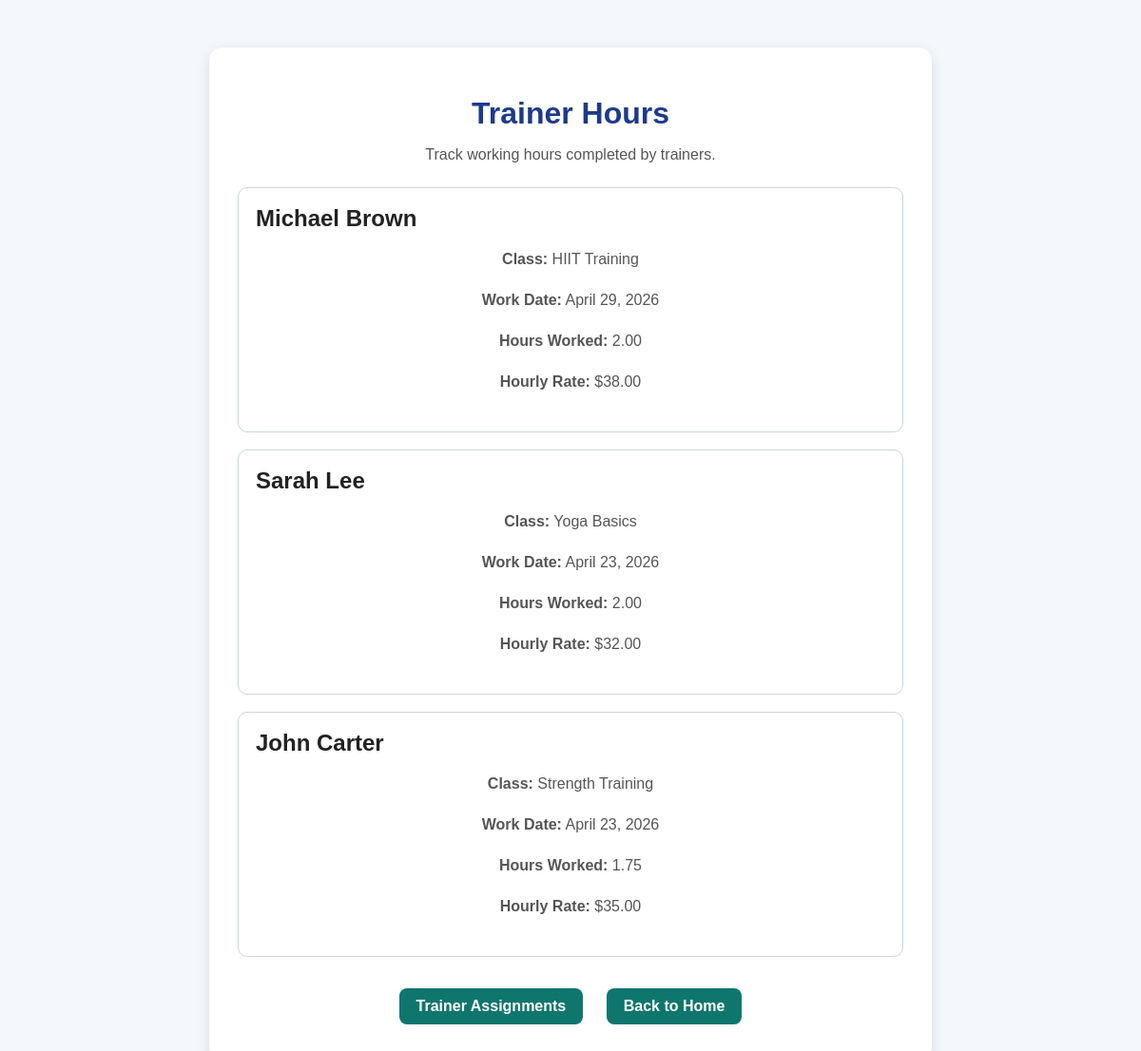
Page /trainers/hours/ (signed in) on the committed database.
### trainers/models.py (models this page shows, shortened)
class TrainerHour(models.Model):
    trainer = models.ForeignKey(Trainer, on_delete=models.CASCADE)
    gym_class = models.ForeignKey(GymClass, on_delete=models.CASCADE)
    hours_worked = models.DecimalField(max_digits=5, decimal_places=2)
    work_date = models.DateField()

class Trainer(models.Model):
    name = models.CharField(max_length=100)
    specialty = models.CharField(max_length=100)
    hourly_rate = models.DecimalField(max_digits=8, decimal_places=2)

### classes_app/models.py (models this page shows, shortened)
class GymClass(models.Model):
    title = models.CharField(max_length=100)
    description = models.TextField()
    class_date = models.DateField()
    class_time = models.TimeField()
    capacity = models.IntegerField()

### trainers/views.py (the view)
# urls.py: path('hours/', views.trainer_hours, name='trainer_hours'),
@login_required
def trainer_hours(request):
    if not (request.user.is_staff or request.user.is_superuser):
        return redirect('member_dashboard')
    hours = TrainerHour.objects.select_related('trainer', 'gym_class').all().order_by('-work_date')
    return render(request, 'trainers/trainer_hours.html', {'hours': hours})

### trainers/templates/trainers/trainer_hours.html (shortened to what this page needs)
{% load static %}
<!DOCTYPE html>
<html lang="en">
<head>
    <link rel="stylesheet" href="{% static 'members/style.css' %}">
</head>
<body>
    <div class="container">
        <h1>Trainer Hours</h1>
        <p>Track working hours completed by trainers.</p>
        {% for item in hours %}
            <div style="border: 1px solid #cbd5e1; border-radius: 10px; padding: 18px; margin-bottom: 18px;">
                <h2 style="margin-top: 0;">{{ item.trainer.name }}</h2>
                <p><strong>Class:</strong> {{ item.gym_class.title }}</p>
                <p><strong>Work Date:</strong> {{ item.work_date }}</p>
                <p><strong>Hours Worked:</strong> {{ item.hours_worked }}</p>
                <p><strong>Hourly Rate:</strong> ${{ item.trainer.hourly_rate }}</p>
            </div>
        {% empty %}
            <p>No trainer hours recorded yet.</p>
        {% endfor %}
        <div class="nav-links">
            <a href="/trainers/assignments/">Trainer Assignments</a>
            <a href="/">Back to Home</a>
        </div>
    </div>
</body>
</html>

### members/static/members/style.css (style rules this page uses)
body { font-family: Arial, sans-serif; background: #f4f7fb; margin: 0; padding: 0; color: #222; }
.container { width: 90%; max-width: 700px; margin: 50px auto; background: #ffffff; padding: 30px; border-radius: 14px; box-shadow: 0 4px 14px rgba(0, 0, 0, 0.12); }
h1 { text-align: center; color: #1e3a8a; margin-bottom: 10px; }
p { text-align: center; color: #555; margin-bottom: 25px; }
.nav-links { text-align: center; margin-top: 25px; }
.nav-links a { display: inline-block; margin: 8px 10px; text-decoration: none; color: white; background: #0f766e; padding: 10px 18px; border-radius: 8px; font-weight: bold; }

### rows in the picture
TrainerHour: trainer.name "Michael Brown", gym_class "HIIT Training", work_date "April 29, 2026", hours_worked "2.00", trainer.hourly_rate "38.00"
TrainerHour: trainer.name "Sarah Lee", gym_class "Yoga Basics", work_date "April 23, 2026", hours_worked "2.00", trainer.hourly_rate "32.00"
TrainerHour: trainer.name "John Carter", gym_class "Strength Training", work_date "April 23, 2026", hours_worked "1.75", trainer.hourly_rate "35.00"
